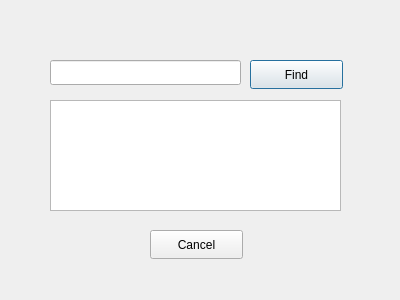
<?xml version="1.0" encoding="UTF-8"?>
<ui version="4.0">
 <class>FindCategory</class>
 <widget class="QDialog" name="FindCategory">
  <property name="geometry">
   <rect>
    <x>0</x>
    <y>0</y>
    <width>400</width>
    <height>300</height>
   </rect>
  </property>
  <property name="windowTitle">
   <string>Dialog</string>
  </property>
  <widget class="QPushButton" name="pushButton">
   <property name="geometry">
    <rect>
     <x>250</x>
     <y>60</y>
     <width>93</width>
     <height>29</height>
    </rect>
   </property>
   <property name="text">
    <string>Find</string>
   </property>
  </widget>
  <widget class="QLineEdit" name="lineEdit">
   <property name="geometry">
    <rect>
     <x>50</x>
     <y>60</y>
     <width>191</width>
     <height>25</height>
    </rect>
   </property>
  </widget>
  <widget class="QListView" name="listView">
   <property name="geometry">
    <rect>
     <x>50</x>
     <y>100</y>
     <width>291</width>
     <height>111</height>
    </rect>
   </property>
  </widget>
  <widget class="QPushButton" name="pushButton_2">
   <property name="geometry">
    <rect>
     <x>150</x>
     <y>230</y>
     <width>93</width>
     <height>29</height>
    </rect>
   </property>
   <property name="text">
    <string>Cancel</string>
   </property>
  </widget>
 </widget>
 <resources/>
 <connections/>
</ui>
